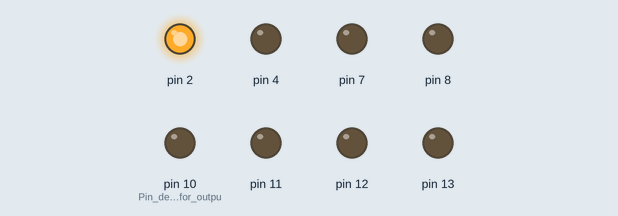
This sketch was run on a simulated Arduino Uno, built with avr-gcc and run on an emulated ATmega328P. Parts: output pins drawn as LEDs (lit = HIGH).

Above: at 0.5 s.
At 2.5 s:
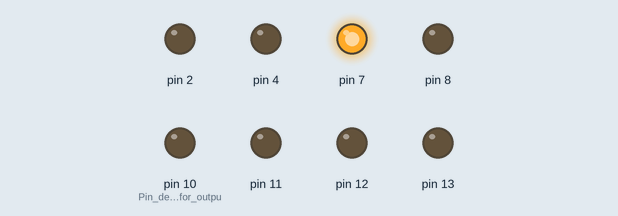
At 3.5 s:
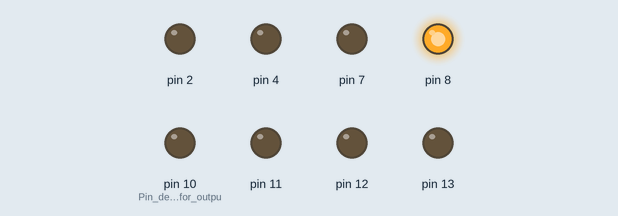
At 4.5 s:
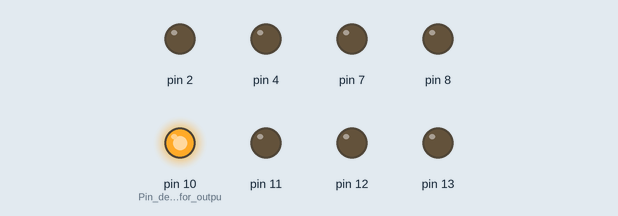
At 6.5 s:
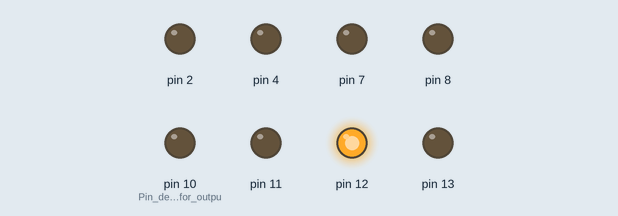
At 8.5 s:
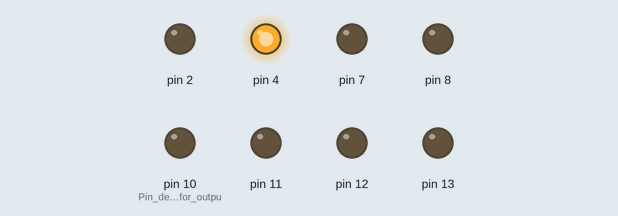
Timing chart, 0 to 9.1 s (numbered marks = the images above):
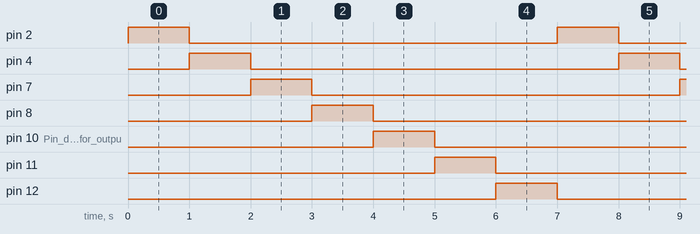

The sketch:

ManyLED.ino
```cpp
/*
    Bismillahir Rahmanir Rahim .
    Now I will make program that turn on many LED in parallel .
    So let's go .
*/

void setup ()                               //Setup() function is the main function for arduino IDE .
{
    pinMode ( 2 , OUTPUT );
    pinMode ( 4 , OUTPUT );
    pinMode ( 7 , OUTPUT );
    pinMode ( 8 , OUTPUT );
    pinMode ( 10 , OUTPUT );                //Pin declaration for output .
    pinMode ( 11 , OUTPUT );
    pinMode ( 12 , OUTPUT );
    pinMode ( 13 , OUTPUT );
}

void loop ()                                //loop() function runs over and over forever .
{
    digitalWrite ( 13 , LOW );              //To turn of the builtin LED .

    digitalWrite ( 2 , HIGH );              //Turn on pin 2 with 5 volt .
    delay ( 1000 );                         //wait for 1000 mili seconds .
    digitalWrite ( 2 , LOW );               //Turn of pin 2 with 0 volt .

    digitalWrite ( 4 , HIGH );              //Turn on pin 4 with 5 volt .
    delay ( 1000 );                         //wait for 1000 mili seconds .
    digitalWrite ( 4 , LOW );               //Turn of pin 4 with 0 volt .

    digitalWrite ( 7 , HIGH );              //Turn on pin 7 with 5 volt .
    delay ( 1000 );                         //wait for 1000 mili seconds .
    digitalWrite ( 7 , LOW );               //Turn of pin 7 with 0 volt .

    digitalWrite ( 8 , HIGH );              //Turn on pin 8 with 5 volt .
    delay ( 1000 );                         //wait for 1000 mili seconds .
    digitalWrite ( 8 , LOW );               //Turn of pin 8 with 0 volt .

    digitalWrite ( 10 , HIGH );              //Turn on pin 10 with 5 volt .
    delay ( 1000 );                         //wait for 1000 mili seconds .
    digitalWrite ( 10 , LOW );               //Turn of pin 10 with 0 volt .

    digitalWrite ( 11 , HIGH );              //Turn on pin 11 with 5 volt .
    delay ( 1000 );                         //wait for 1000 mili seconds .
    digitalWrite ( 11 , LOW );               //Turn of pin 11 with 0 volt .

    digitalWrite ( 12 , HIGH );              //Turn on pin 12 with 5 volt .
    delay ( 1000 );                         //wait for 1000 mili seconds .
    digitalWrite ( 12 , LOW );               //Turn of pin 12 with 0 volt .


}
```

Measured:
- by itself, pin 2, pin 4, pin 7, pin 8, pin 10 (Pin_declaration_for_outpu), pin 11, pin 12: alternates HIGH for 1.0 s and LOW for 6.0 s
- by itself, everything shown: repeats every 7.0 s, in 8 steps
